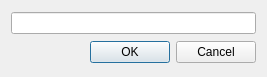
<?xml version="1.0" encoding="UTF-8"?>
<ui version="4.0">
 <class>PinDialog</class>
 <widget class="QDialog" name="PinDialog">
  <property name="geometry">
   <rect>
    <x>0</x>
    <y>0</y>
    <width>267</width>
    <height>77</height>
   </rect>
  </property>
  <property name="windowTitle">
   <string>Enter PIN</string>
  </property>
  <layout class="QVBoxLayout" name="verticalLayout">
   <item>
    <widget class="QLineEdit" name="lePin">
     <property name="echoMode">
      <enum>QLineEdit::Password</enum>
     </property>
    </widget>
   </item>
   <item>
    <widget class="QDialogButtonBox" name="buttonBox">
     <property name="orientation">
      <enum>Qt::Horizontal</enum>
     </property>
     <property name="standardButtons">
      <set>QDialogButtonBox::Cancel|QDialogButtonBox::Ok</set>
     </property>
    </widget>
   </item>
  </layout>
 </widget>
 <resources/>
 <connections>
  <connection>
   <sender>buttonBox</sender>
   <signal>accepted()</signal>
   <receiver>PinDialog</receiver>
   <slot>accept()</slot>
   <hints>
    <hint type="sourcelabel">
     <x>248</x>
     <y>254</y>
    </hint>
    <hint type="destinationlabel">
     <x>157</x>
     <y>274</y>
    </hint>
   </hints>
  </connection>
  <connection>
   <sender>buttonBox</sender>
   <signal>rejected()</signal>
   <receiver>PinDialog</receiver>
   <slot>reject()</slot>
   <hints>
    <hint type="sourcelabel">
     <x>316</x>
     <y>260</y>
    </hint>
    <hint type="destinationlabel">
     <x>286</x>
     <y>274</y>
    </hint>
   </hints>
  </connection>
 </connections>
</ui>
